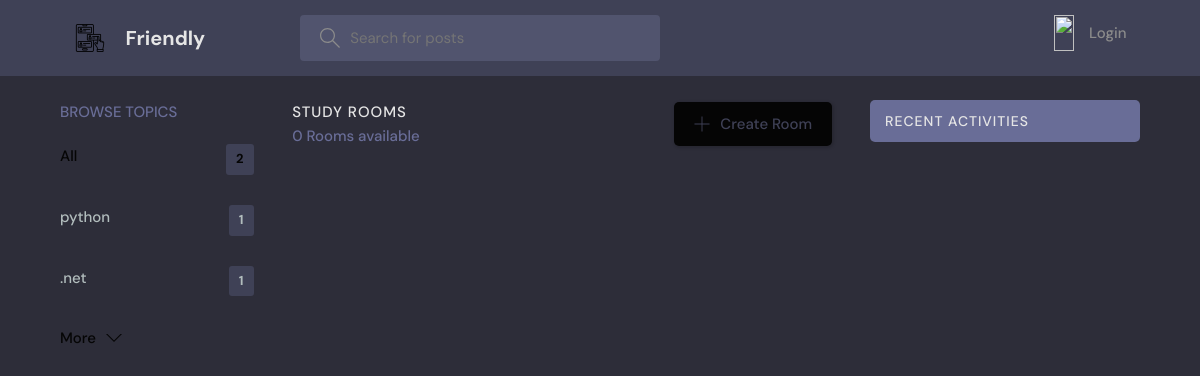
Page /?q=python3.6 on the earlier database version.
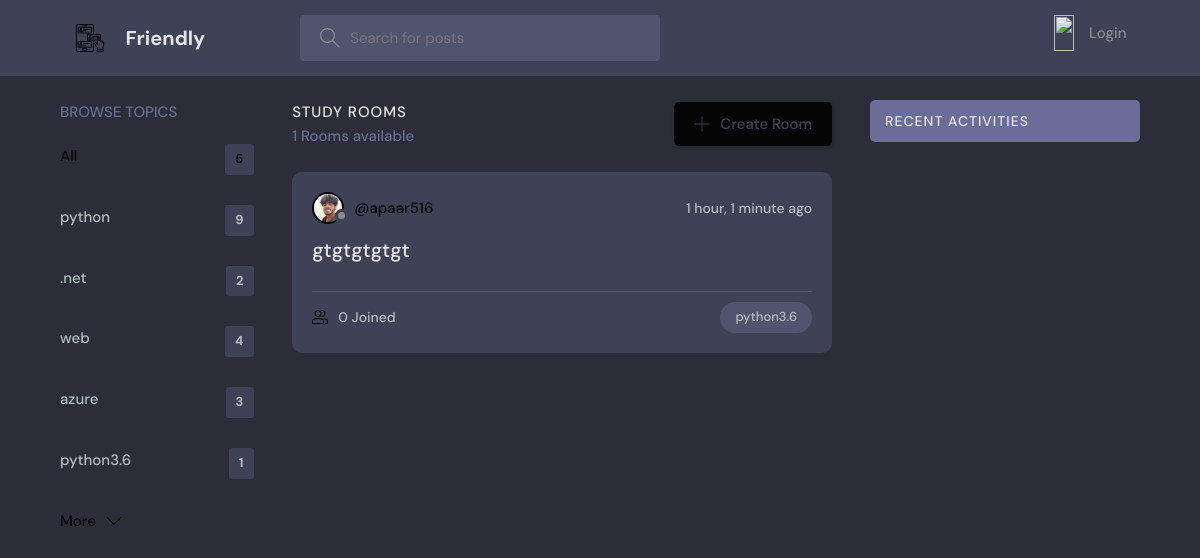
Same page on the later database version.
### base/models.py (models this page shows, shortened)
class Topic(models.Model):
    name = models.CharField(max_length=200)

class Room(models.Model):
    host = models.ForeignKey(User, on_delete=models.SET_NULL, null=True)
    topic = models.ForeignKey(Topic, on_delete=models.SET_NULL, null=True)
    name = models.CharField(max_length=200)
    description = models.TextField(null=True, blank=True)
    participants = models.ManyToManyField(
        User, related_name='participants', blank=True)
    updated = models.DateTimeField(auto_now=True)
    created = models.DateTimeField(auto_now_add=True)
    class Meta:
        ordering = ['-updated', '-created']

class User(AbstractUser):
    name = models.CharField(max_length=200, null=True)
    email = models.EmailField(unique=True, null=True)
    bio = models.TextField(null=True)
    avatar = models.ImageField(null=True, default="avatar.svg")
    USERNAME_FIELD = 'email'
    REQUIRED_FIELDS = []

### base/views.py (the view)
# urls.py: path('', views.home, name="home"),
def home(request):
    q = request.GET.get('q') if request.GET.get('q') != None else ''
    rooms = Room.objects.filter(
        Q(topic__name__icontains=q) |
        Q(name__icontains=q) |
        Q(description__icontains=q)
    )
    topics = Topic.objects.all()[0:5]
    room_count = rooms.count()
    room_messages = Message.objects.filter(
        Q(room__topic__name__icontains=q))[0:3]
    context = {'rooms': rooms, 'topics': topics,
               'room_count': room_count, 'room_messages': room_messages}
    return render(request, 'base/home.html', context)

### base/templates/base/home.html (shortened to what this page needs)
{% extends 'main.html' %}
{% block content %}
<main class="layout layout--3">
  <div class="container">
    {% include 'base/topics_component.html' %}
    <div class="roomList">
      <div class="roomList__header">
        <div>
          <h2>Study Rooms</h2>
          <p>{{room_count}} Rooms available</p>
        </div>
        <a class="btn btn--main" href="{% url 'create-room' %}">
          <svg version="1.1" xmlns="http://www.w3.org/2000/svg" width="32" height="32" viewBox="0 0 32 32">
            <title>add</title>
            <path
              d="M16.943 0.943h-1.885v14.115h-14.115v1.885h14.115v14.115h1.885v-14.115h14.115v-1.885h-14.115v-14.115z">
            </path>
          </svg>
          Create Room
        </a>
      </div>
      {% include 'base/feed_component.html' %}
    </div>
    {% include 'base/activity_component.html' %}
  </div>
</main>
{% endblock %}

### base/templates/base/topics_component.html
<div class="topics">
    <div class="topics__header">
        <h2>Browse Topics</h2>
    </div>
    <ul class="topics__list">
        <li>
            <a href="{% url 'home' %}" class="active">All <span>{{topics.count}}</span></a>
        </li>
        {% for topic in topics %}
        <li>
            <a href="{% url 'home' %}?q={{topic.name}}">{{topic.name}}<span>{{topic.room_set.all.count}}</span></a>
        </li>
        {% endfor %}
    </ul>
    <a class="btn btn--link" href="{% url 'topics' %}">
        More
        <svg version="1.1" xmlns="http://www.w3.org/2000/svg" width="32" height="32" viewBox="0 0 32 32">
            <title>chevron-down</title>
            <path d="M16 21l-13-13h-3l16 16 16-16h-3l-13 13z"></path>
        </svg>
    </a>
</div>

### base/templates/base/feed_component.html (shortened to what this page needs)
{% for room in rooms %}
<div class="roomListRoom">
    <div class="roomListRoom__header">
        <a href="{% url 'user-profile' room.host.id %}" class="roomListRoom__author">
            <div class="avatar avatar--small">
                <img src="{{room.host.avatar.url}}" />
            </div>
            <span>@{{room.host.username}}</span>
        </a>
        <div class="roomListRoom__actions">
            <span>{{room.created|timesince}} ago</span>
        </div>
    </div>
    <div class="roomListRoom__content">
        <a href="{% url 'room' room.id %}">{{room.name}}</a>
    </div>
    <div class="roomListRoom__meta">
        <a href="{% url 'room' room.id %}" class="roomListRoom__joined">
            {{room.participants.all.count}} Joined
        </a>
        <p class="roomListRoom__topic">{{room.topic.name}}</p>
    </div>
</div>
{% endfor %}

Differences in the rows shown:
computed for Topic "python": room_set.all.count "1" → "9"
computed for Topic ".net": room_set.all.count "1" → "2"
added Topic: name "web", room_set.all.count "4"
added Topic: name "azure", room_set.all.count "3"
added Topic: name "python3.6", room_set.all.count "1"
added Room: host.avatar (picture), host.username "apaar516", created "1 hour, 1 minute", name "gtgtgtgtgt", participants.all.count "0", topic.name "python3.6"
Other differences:
{{ topics.count }}: "2" → "5"
{{ room_count }}: "0" → "1"
